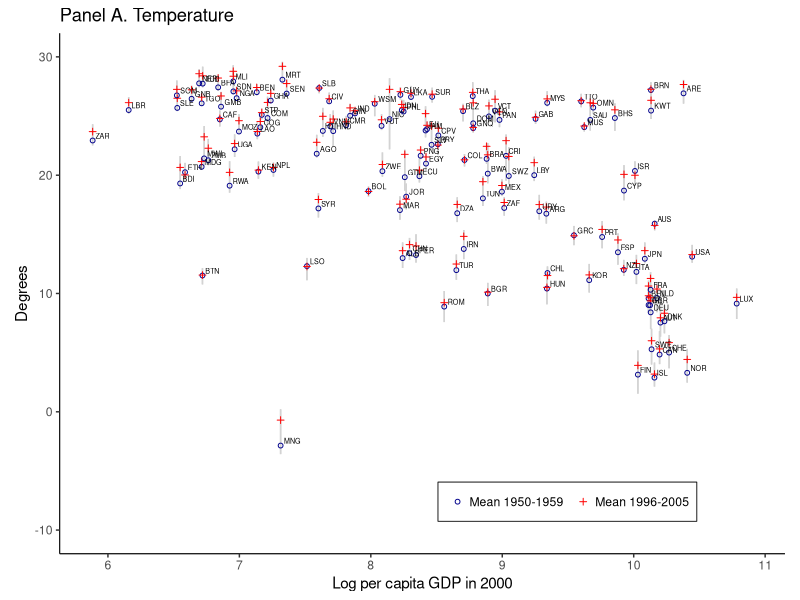

R code for this plot:
# Changes and Variability in Temperature - recreating figure 1-Panel A from the paper in R

library(ggplot2)
library(tidyr)
library(haven) # For reading .dta files
library(dplyr)

climate_panel <- read_dta("climate_panel.dta")

# Filter countries with less than 20 GDP values
climate_panel <- climate_panel %>%
    group_by(country_code) %>%
    filter(sum(!is.na(gdpLCU)) >= 20) %>%
    ungroup()

panel_1950 <- climate_panel %>%
    filter(between(year, 1950, 1959))
panel_1996 <- climate_panel %>%
    filter(between(year, 1996, 2005))

countries <- sort(unique(panel_1950$country_code))
#use panel_1950 instead of climate_panel as there are countries with no temperature record between 1950 and 59

# Initialize data frame to hold summary statistics for each country
panel_summary <- data.frame(
    country = countries,
    mean_temp_1950 = 0,
    mean_temp_1996 = 0,
    gdp_2000 = 0,
    log_gdp = 0,
    max_temp = 0,
    min_temp = 0
)

# create subset of climate panel for year 2000 to extract GDP data
year_2000 <- climate_panel %>%
    filter(year == 2000)

# Loop through each country to calculate min, max and mean temperatures and GDP
for (i in 1:nrow(panel_summary)) {
    code <- countries[i]
    panel_summary$gdp_2000[i] <- subset(year_2000, country_code == code)$rgdpl #the paper says data from WDI was used. It looks like this is not the case (?)
    panel_summary$mean_temp_1950[i] <- mean(subset(panel_1950, country_code == code)$wtem, na.rm = TRUE)
    panel_summary$mean_temp_1996[i] <- mean(subset(panel_1996, country_code == code)$wtem, na.rm = TRUE)
    panel_summary$max_temp[i] <- max(max(subset(panel_1950, country_code == code)$wtem, na.rm = TRUE), max(subset(panel_1996, country_code == code)$wtem, na.rm = TRUE))
    panel_summary$min_temp[i] <- min(min(subset(panel_1950, country_code == code)$wtem, na.rm = TRUE), min(subset(panel_1996, country_code == code)$wtem, na.rm = TRUE))
}

# Compute the log of GDP
panel_summary$log_gdp <- log(panel_summary$gdp_2000)

# Transform panel summary to long format for plotting
panel_long <- panel_summary %>%
    pivot_longer(cols = c(mean_temp_1950, mean_temp_1996), names_to = "group", values_to = "mean_temp")

# Create plot
ggplot(panel_long, aes(x = log_gdp, y = mean_temp, color = group, shape = group)) +
    scale_x_continuous(limits = c(NA, 10.9)) + ylim(-10, 30) +
    coord_fixed(ratio = 0.09) +
    geom_segment(aes(x = log_gdp, xend = log_gdp, y = min_temp, yend = max_temp), color = "lightgray") +
    geom_point(size = 1.3) +
    geom_text(aes(label = ifelse(group == "mean_temp_1950", country, "")), 
              hjust = -0.2, vjust = -0.3, size = 1.8, color = "black") +
    labs(x = "Log per capita GDP in 2000", y = "Degrees", title = "Panel A. Temperature") +
    scale_shape_manual(values = c("mean_temp_1950" = 1, "mean_temp_1996" = 3), 
                       labels = c("mean_temp_1950" = "Mean 1950-1959", "mean_temp_1996" = "Mean 1996-2005"),
                       guide = guide_legend(nrow = 1)) +
    scale_color_manual(values = c("mean_temp_1950" = "darkblue", "mean_temp_1996" = "red"), 
                       labels = c("mean_temp_1950" = "Mean 1950-1959", "mean_temp_1996" = "Mean 1996-2005"),
                       guide = guide_legend(nrow = 1)) +
    theme(
        panel.background = element_rect(fill = "white"), 
        axis.line = element_line(color = "black", size = 0.39),
        legend.position = c(0.7, 0.1),  # bottom right
        legend.title = element_blank(),  # Removes legend title
        legend.background = element_rect(fill = "white", color = "black", size = 0.3),
        legend.text = element_text(margin = margin(r = 0, l = 0))
    )

# The paper says: "On average, a simple cross-section regression in the year 2000
# shows that a 1°C increase in average temperature predicts a fall in per capita income
# by 0.085 log points (i.e., about 8 percent)"
# Here, we check this relationship

avg_temp <- panel_summary %>%
    group_by(country) %>%
    summarize(mean_temp = rowMeans(cbind(mean_temp_1950, mean_temp_1996), na.rm = TRUE))

year_2000 <- year_2000 %>%
    left_join(avg_temp, by = c("country_code" = "country"))

year_2000$log_gdp <- log(year_2000$rgdpl)

model <- lm(log_gdp ~ mean_temp, data = year_2000)

summary(model)